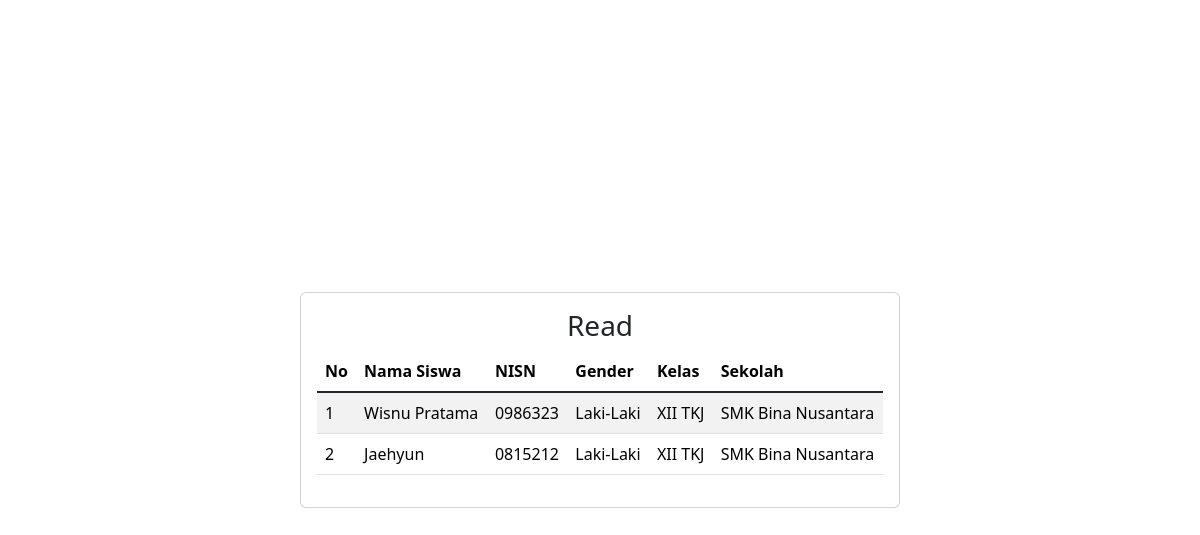
Screenshot of /relasi/relasi.php with the database file from the repository.
### tables this page shows
CREATE TABLE `siswa` (
  `id` int(11) NOT NULL,
  `nama_siswa` varchar(255) DEFAULT NULL,
  `nisn` varchar(255) DEFAULT NULL,
  `gender` varchar(255) DEFAULT NULL,
  `id_kelas` int(11) DEFAULT NULL
);

CREATE TABLE `kelas` (
  `id` int(11) NOT NULL,
  `tingkat_kelas` varchar(255) DEFAULT NULL,
  `jurusan_kelas` varchar(255) DEFAULT NULL,
  `id_sekolah` int(11) DEFAULT NULL,
  `id_guru_walikelas` int(11) DEFAULT NULL
);

CREATE TABLE `sekolah` (
  `id` int(11) NOT NULL,
  `nama_sekolah` varchar(255) DEFAULT NULL,
  `alamat_sekolah` varchar(255) DEFAULT NULL
);

### relasi/relasi.php (the view, shortened to what this page needs)
<?php include 'connect.php'; ?>
<!DOCTYPE html>
<html lang="en">
<head>
    <link href="https://cdn.jsdelivr.net/npm/bootstrap@5.3.1/dist/css/bootstrap.min.css" rel="stylesheet"
>
</head>
<body class="min-vh-100 d-flex align-items-center">
    <div class='card w-50 m-auto p-3'>
        <h3 class="text-center ">Read</h3>
        <table class="table table-striped">
            <thead>
                <tr>
                    <th>No</th>
                    <th>Nama Siswa</th>
                    <th>NISN</th>
                    <th>Gender</th>
                    <th>Kelas</th>
                    <th>Sekolah</th>
                </tr>
            </thead>
            <tbody class="table-group-divider">
            <?php
                $sql = "select * from siswa
                INNER JOIN kelas ON siswa.id_kelas = kelas.id
                INNER JOIN sekolah ON kelas.id_sekolah = sekolah.id";
                $result = mysqli_query($conn, $sql);
                $no = 1;
                foreach ($result as $row) {
                ?>
                    <tr>
                        <td><?= $no++; ?></td>
                        <td><?= $row['nama_siswa']; ?></td>
                        <td><?= $row['nisn']; ?></td>
                        <td><?= $row['gender']; ?></td>
                        <td><?= $row['tingkat_kelas'] . ' ' . $row['jurusan_kelas'] ?></td>
                        <td><?= $row['nama_sekolah']; ?></td>
                    </tr>
                <?php
                }
            ?>
            </tbody>
        </table>
    </div>
</body>
</html>

### rows the page displays
siswa: nama_siswa "Wisnu Pratama", nisn "0986323", gender "Laki-Laki", id_kelas.tingkat_kelas "XII", id_kelas.jurusan_kelas "TKJ", sekolah.nama_sekolah "SMK Bina Nusantara"
siswa: nama_siswa "Jaehyun", nisn "0815212", gender "Laki-Laki", id_kelas.tingkat_kelas "XII", id_kelas.jurusan_kelas "TKJ", sekolah.nama_sekolah "SMK Bina Nusantara"
